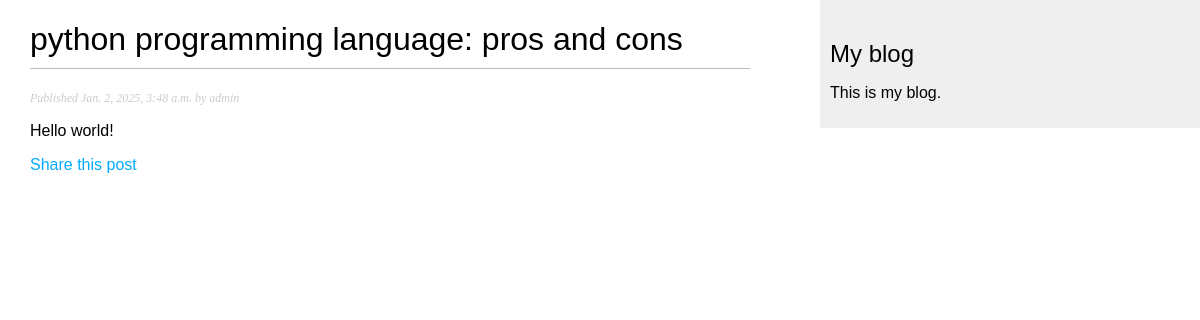
/blog/2025/1/2/python-programming-language-pros-and-cons/, run on an earlier commit of the app's database.
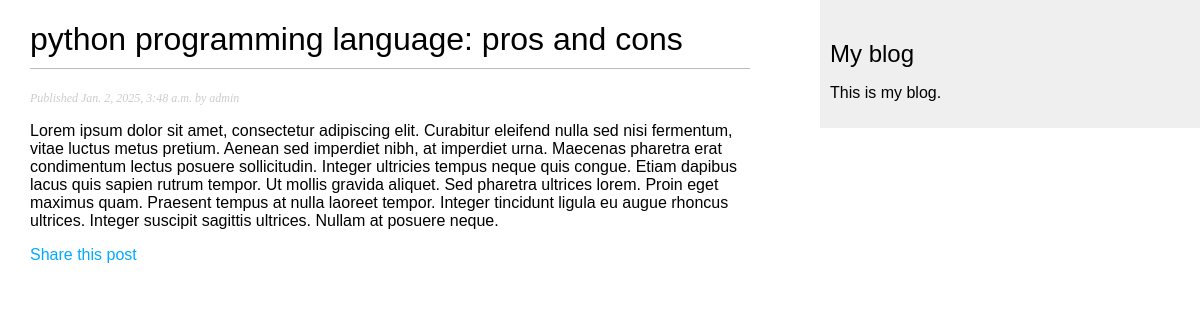
And on a later commit of the database.
### blog/models.py (models this page shows, shortened)
class Post(models.Model):
    class Status(models.TextChoices):
        DRAFT = 'DF', 'Draft'
        PUBLISHED = 'PB', 'Published'
    title = models.CharField(max_length=250)
    slug = models.SlugField(
        max_length=250,
        unique_for_date='publish')
    author = models.ForeignKey(
        settings.AUTH_USER_MODEL,
        on_delete=models.CASCADE,
        related_name='blog_posts'
    )
    body = models.TextField()
    publish = models.DateTimeField(default=timezone.now)
    created = models.DateTimeField(auto_now_add=True)
    updated = models.DateTimeField(auto_now=True)
    status = models.CharField(
        max_length=2,
        choices=Status,
        default=Status.DRAFT
    )
    objects = models.Manager()
    published = PublishedManager()
    class Meta:
        ordering = ['-publish']
        indexes = [
            models.Index(fields=['-publish']),
        ]

### blog/views.py (the view)
def post_detail(request: HttpRequest, year: int, month: int, day: int, post: Post) -> HttpResponse:
    post = get_object_or_404(
        Post,
        status=Post.Status.PUBLISHED,
        slug=post,
        publish__year=year,
        publish__month=month,
        publish__day=day,
    )
    return render(
        request,
        'blog/post/detail.html',
        {'post': post}
    )

### blog/templates/blog/post/detail.html (shortened to what this page needs)
{% extends "blog/base.html" %}
{% block content %}
    <h1>{{post.title}}</h1>
    <p class="date">
        Published {{ post.publish }} by {{ post.author }}
    </p>
    {{ post.body|linebreaks }}
    <p>
        <a href="{% url 'blog:post_share' post.id %}">Share this post</a>
    </p>
{% endblock %}

What changed in the data, as far as the page shows it:
changed Post "python programming language: pros and cons": body "Hello world!" → "Lorem ipsum dolor sit amet, consectetur adipiscing elit. Curabitur eleifend nulla sed nisi fermentum, vitae luctus metus pretium. Aenean sed imperdiet nibh, at imperdiet urna. Maecenas pharetra erat condimentum lectus posuere sollicitudin. Integer ultricies tempus neque quis congue. Etiam dapibus lacus quis sapien rutrum tempor. Ut mollis gravida aliquet. Sed pharetra ultrices lorem. Proin eget maximus quam. Praesent tempus at nulla laoreet tempor. Integer tincidunt ligula eu augue rhoncus ultrices. Integer suscipit sagittis ultrices. Nullam at posuere neque."
